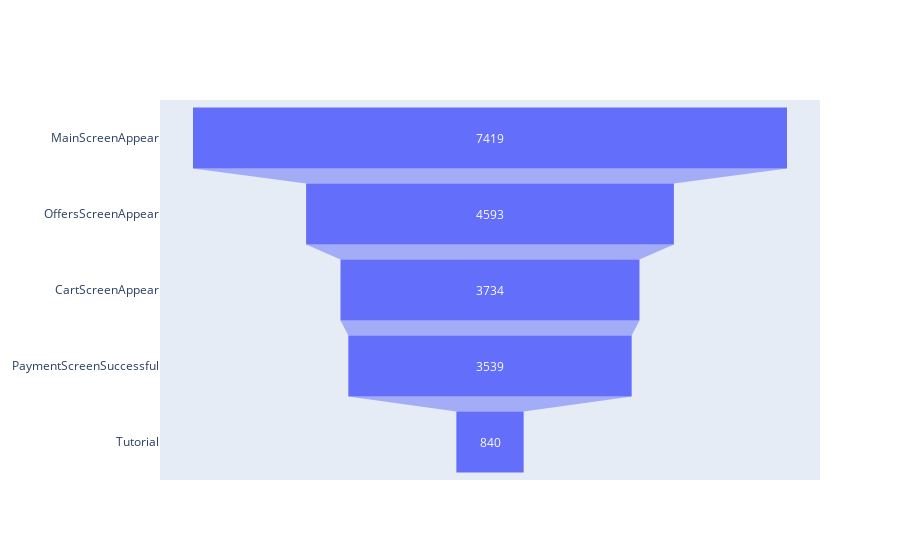

Notebook source saved alongside this figure:
### Code cell
from plotly import graph_objects as go

fig = go.Figure(go.Funnel(
    y = experiment_log_user_cnt['name'],
    x = experiment_log_user_cnt['user_id']))

fig.show()

### Figure 1 — Plotly figure (JSON) as saved in the notebook; plotly's stock layout.template omitted (floating-point values rounded to 4 significant figures)
{"data": [{"type": "funnel", "x": [7419, 4593, 3734, 3539, 840], "y": ["MainScreenAppear", "OffersScreenAppear", "CartScreenAppear", "PaymentScreenSuccessful", "Tutorial"]}], "layout": {}}
